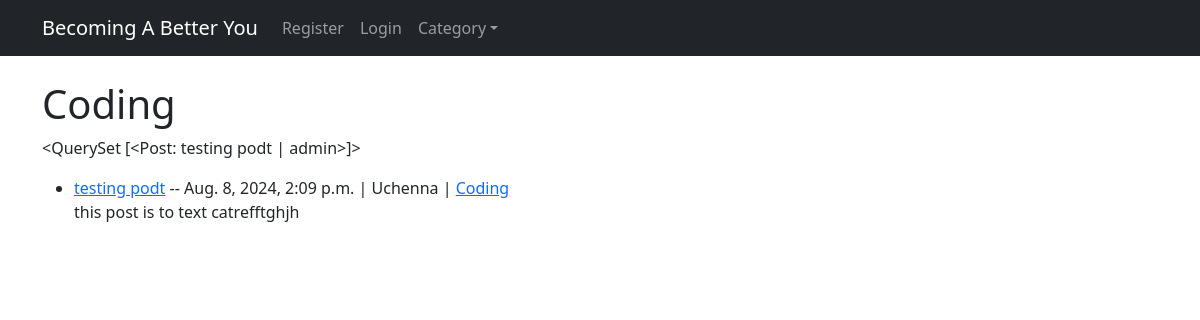
The app's page /category/coding/, older data.
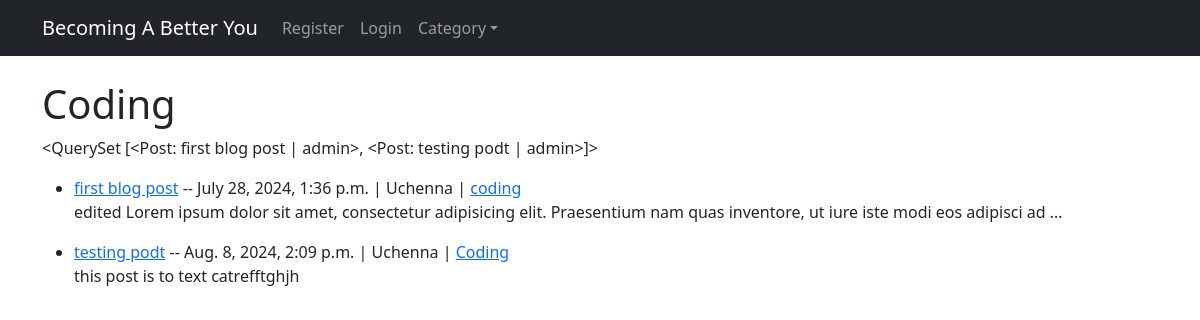
The same page, newer data.
### blog/models.py (models this page shows, shortened)
class Post(models.Model):
    title = models.CharField(max_length=255)
    body =RichTextField(blank=True, null=True)
    author = models.ForeignKey(User, on_delete=models.CASCADE)
    created = models.DateTimeField(auto_now_add=True)
    category = models.CharField(max_length=255, default="Sports")
    likes = models.ManyToManyField(User, related_name='blog_posts')
    header_image = models.ImageField(blank=True, upload_to='images/')
    def __str__(self):
        return self.title + ' | ' + str(self.author)

### blog/views.py (the view)
# urls.py: path('category/<str:cats>/', CatView, name='category'),
def CatView(request, cats):
    for category in Category.objects.all():
        category.catName=category.catName.lower()
        category.save()
    cats = cats.lower()
    if not Category.objects.filter(catName=cats.replace('-', ' ')).exists():
        return HttpResponse("Category not found", status=404)
    cat_post = Post.objects.filter(category__iexact = cats.replace('-', ' '))
    if not cat_post.exists():
        return HttpResponse("No posts found in this Category", status=404)
    return render(request, 'category.html', {'cat_post':cat_post, 'cats': cats.title().replace('-', ' ')})

### templates/category.html
{% extends 'base.html' %}
{% block content %}
<h1>{{cats}}</h1>
<p> {{cat_post}} </p>
{%if cat_post %}
    <ul>
    {% for post in cat_post %}
        <li>
            <a href="{% url 'article_details' post.pk %}">{{post.title}}</a> -- {{post.created}}
            | {{post.author.first_name}} | <a href="{% url 'category' post.category|slugify %}">{{post.category}}</a>
            <br> {{post.body|truncatewords:20|safe}} <p></p>
        </li>
    {% empty %}
        <p>No post found in this Category</p>
    {% endfor %}
    </ul>
{% endif %}
{% endblock %}

Row changes from the older to the newer data that the page shows:
now on this page (row edited): Post: title+author "<QuerySet [<Post: first blog post | admin>, <Post: testing podt | admin>]>", title "first blog post", created "July 28, 2024, 1:36 p.m.", author.first_name "Uchenna", category "coding", body "edited Lorem ipsum dolor sit amet, consectetur adipisicing elit. Praesentium nam quas inventore, ut iure iste modi eos adipisci ad …"
Text that changed along with them:
{{ cat_post }}: "<QuerySet [<Post: testing podt | admin>]>" → "<QuerySet [<Post: first blog post | admin>, <Post: testing podt | admin>]>"
